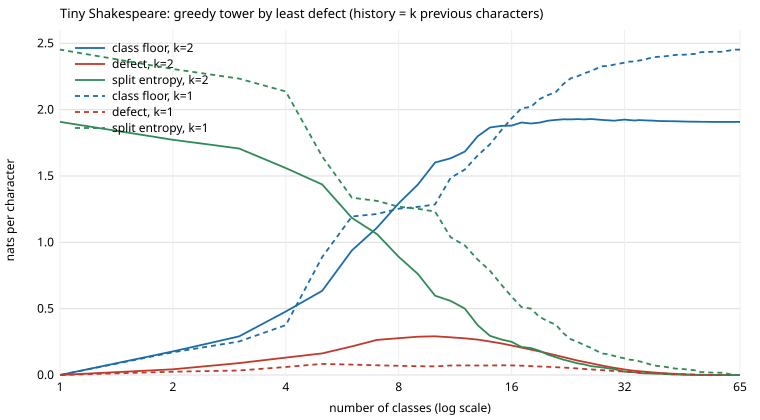

This chart was generated by the following Julia code:
# Part 2 and 3: a tower of coarse-grainings of Tiny Shakespeare's 65 characters, read off from
# counts. Greedy, from 65 classes downwards: merge the two classes whose merger gives the smallest
# defect I(πY ; H | πH) (ties: smallest loss of I(πY ; πH)), H = the k previous characters.
#
#   julia -t2 grow/lumpable/tower.jl [path/to/tinyshakespeare.txt]
#
# Runs: k = 2 (trigram counts) and k = 1 (bigram counts) with the defect criterion, and for
# comparison Brown's criterion (smallest loss of class bigram information I(πY ; πH), k = 1).
# Writes tower_<run>.tsv, levels.tsv, tower.svg; prints the tables. Nats throughout.

include(joinpath(@__DIR__, "common.jl"))
using Printf

const ROOT = dirname(dirname(@__DIR__))
function corpus_path()
    isempty(ARGS) || return ARGS[1]
    for p in (joinpath(ROOT, "artifacts", "data", "tinyshakespeare.txt"),
              joinpath(homedir(), "Projects", "PicoGPT.jl", "artifacts", "data", "tinyshakespeare.txt"))
        isfile(p) && return p
    end
    error("Tiny Shakespeare not found; pass its path (scripts/common.jl downloads it to artifacts/data/)")
end
const text = read(corpus_path(), String)
const abc = sort(unique(text))
const V = length(abc)
const data = let d = Dict(c => a for (a, c) in enumerate(abc)); [d[c] for c in text]; end
const XL = [xlogx(Float64(c)) for c in 0:length(data)]       # table of c log c
@printf("corpus: %d characters, V = %d\n", length(data), V)

"Distinct (history, next) pairs with counts, for histories of the k previous characters."
function ngrams(k)
    cnt = Dict{NTuple{k + 1,Int},Int}()
    for i in k+1:length(data)
        g = ntuple(j -> data[i-k-1+j], k + 1)
        cnt[g] = get(cnt, g, 0) + 1
    end
    gs = sort(collect(keys(cnt)))
    hists = unique([g[1:k] for g in gs]); hnum = Dict(h => i for (i, h) in enumerate(hists))
    (k = k, hists = hists, hid = [hnum[g[1:k]] for g in gs], y = [g[end] for g in gs],
     h = [[g[j] for g in gs] for j in 1:k], c = [cnt[g] for g in gs], N = sum(values(cnt)))
end

# Fast evaluation: three sums of c log c over groupings of the n-grams, with dense scratch arrays.
struct Scratch; a::Vector{Int}; b::Vector{Int}; g::Vector{Int}; u::Vector{Int}; end
Scratch(G) = Scratch(zeros(Int, V^(G.k + 1)), zeros(Int, V^G.k), zeros(Int, length(G.hists) * V), zeros(Int, V))

"(Σ over (πH,πY), Σ over πH, Σ over (H,πY), Σ over πY) of c log c for the class vector cls."
function sums!(s::Scratch, G, cls)
    k = G.k; a = s.a; b = s.b; g = s.g; u = s.u
    @inbounds for i in eachindex(G.c)
        ch = k == 1 ? cls[G.h[1][i]] : (cls[G.h[1][i]] - 1) * V + cls[G.h[2][i]]
        cy = cls[G.y[i]]; c = G.c[i]
        a[(ch-1)*V+cy] += c; b[ch] += c; g[(G.hid[i]-1)*V+cy] += c; u[cy] += c
    end
    A = B = Gs = U = 0.0
    @inbounds for i in eachindex(G.c)
        ch = k == 1 ? cls[G.h[1][i]] : (cls[G.h[1][i]] - 1) * V + cls[G.h[2][i]]
        cy = cls[G.y[i]]
        ia = (ch - 1) * V + cy; ig = (G.hid[i] - 1) * V + cy
        A += XL[a[ia]+1]; a[ia] = 0
        B += XL[b[ch]+1]; b[ch] = 0
        Gs += XL[g[ig]+1]; g[ig] = 0
        U += XL[u[cy]+1]; u[cy] = 0
    end
    (A, B, Gs, U)
end

"Class floor F, defect D, split S, class information I(πY;πH), from the fast sums."
function fastq(s, G, cls, DH, E)
    A, B, Gs, U = sums!(s, G, cls)
    N = G.N
    F = (B - A) / N; Gc = (DH - Gs) / N
    (F = F, D = F - Gc, S = (Gs - E) / N, I = (xlogx(N) - U) / N - F)
end

function tower(G; criterion = :defect)
    DH = sumclogc(G.hid, G.c); E = sum(xlogx, Float64.(G.c))
    scr = [Scratch(G) for _ in 1:Threads.maxthreadid()]
    cls = collect(1:V)
    parts = Dict(V => copy(cls)); q = fastq(scr[1], G, cls, DH, E)
    rows = [(n = V, q..., merged = "")]
    for n in V:-1:2
        ids = sort(unique(cls))
        pairs = [(ids[i], ids[j]) for i in 1:n for j in i+1:n]
        res = Vector{Any}(undef, length(pairs))
        Threads.@threads :static for p in eachindex(pairs)
            pa, pb = pairs[p]          # (own names: `a, b` below would be shared across threads)
            c2 = copy(cls); c2[c2 .== pb] .= pa
            res[p] = fastq(scr[Threads.threadid()], G, c2, DH, E)
        end
        key(r) = criterion == :defect ? (round(r.D, digits = 12), -r.I) : (-r.I, r.D)
        best = argmin(p -> key(res[p]), eachindex(pairs))
        a, b = pairs[best]
        name(x) = escape_string(String(abc[cls .== x]))
        push!(rows, (n = n - 1, res[best]..., merged = name(a) * " + " * name(b)))
        cls[cls .== b] .= a
        parts[n-1] = copy(cls)
    end
    rows, parts
end

show_classes(cls) = join((escape_string(String(abc[cls .== x])) for x in sort(unique(cls), by = x -> -count(==(x), cls))), "  |  ")

"""
Level-relative quantities for a coarse partition c and a finer one f (f refines c):
  F_f = F_c − reldefect + relsplit, with
  reldefect = I(π_c Y ; π_f H | π_c H),  relsplit = H(π_f Y | π_c Y, π_f H),
and the split increment in the fine history, H(π_f Y | π_c Y, H).
"""
function relative(G, c, f)
    hf = [map(a -> f[a], h) for h in G.hists][G.hid]; hc = [map(a -> c[a], h) for h in G.hists][G.hid]
    yc = c[G.y]; yf = f[G.y]
    Fc = condent(yc, hc, G.c); Ff = condent(yf, hf, G.c)
    reldefect = Fc - condent(yc, hf, G.c)
    relsplit = condent(yf, collect(zip(yc, hf)), G.c)
    dS = condent(yf, collect(zip(yc, G.hid)), G.c)
    (Fc = Fc, Ff = Ff, reldefect = reldefect, relsplit = relsplit, dS = dS, err = abs(Ff - (Fc - reldefect + relsplit)))
end

const LEVELS = [32, 16, 8, 4, 2]
results = Dict{String,Any}()
levels_io = open(joinpath(@__DIR__, "levels.tsv"), "w")
println(levels_io, "run\tcoarse\tfine\tfloor_coarse\tfloor_fine\trel_defect\trel_split\tsplit_increment_fine_history\tbits_available_ln_ratio")
for (run, k, crit) in (("defect_k2", 2, :defect), ("defect_k1", 1, :defect), ("brown_k1", 1, :brown))
    G = ngrams(k)
    t = @elapsed ((rows, parts) = tower(G; criterion = crit))
    results[run] = rows
    @printf("\n================ run %s: history = %d previous character(s), criterion %s; %d distinct %d-grams, N = %d (%.1f s)\n",
            run, k, crit, length(G.c), k + 1, G.N, t)
    fine = rows[1].F
    @printf("fine floor H(Y | H) = %.6f nats\n", fine)
    open(joinpath(@__DIR__, "tower_$run.tsv"), "w") do io
        println(io, "classes\tclass_floor\tdefect\tsplit\tclass_information\tmerged")
        for r in rows; @printf(io, "%d\t%.9f\t%.9f\t%.9f\t%.9f\t%s\n", r.n, r.F, r.D, r.S, r.I, r.merged); end
    end
    # check the fast sums against the dictionary implementation, and the chain rule, at every level
    maxfast = maxchain = 0.0
    for r in rows
        qq = quantities(G.hists, G.hid, G.y, G.c, parts[r.n])
        maxfast = max(maxfast, abs(qq.F - r.F), abs(qq.D - r.D), abs(qq.S - r.S))
        maxchain = max(maxchain, abs(qq.fine - (qq.F - qq.D + qq.S)))
    end
    @printf("checks over all %d levels: fast vs dictionary max abs diff %.2e; chain rule F − D + S = fine floor max abs error %.2e\n",
            length(rows), maxfast, maxchain)
    println("\nclasses  class floor  defect     split      (defect / class floor)")
    for r in rows
        r.n in vcat(V, LEVELS, 1) && @printf("  %3d    %.6f     %.6f   %.6f   %.3f\n", r.n, r.F, r.D, r.S, r.F > 0 ? r.D / r.F : 0.0)
    end
    println("\nper level, coarse → fine (F_fine = F_coarse − rel.defect + rel.split; ΔS = split increment given the fine history; ln(fine/coarse) is only a reference scale):")
    println("  coarse → fine   F_coarse   F_fine     rel.defect  rel.split   ΔS         ln ratio   check")
    lv = vcat(1, reverse(LEVELS), V)
    for i in 1:length(lv)-1
        c, f = lv[i], lv[i+1]
        r = relative(G, parts[c], parts[f])
        @printf("  %3d → %3d      %.6f   %.6f   %.6f    %.6f    %.6f   %.4f     %.1e\n", c, f, r.Fc, r.Ff, r.reldefect, r.relsplit, r.dS, log(f / c), r.err)
        @printf(levels_io, "%s\t%d\t%d\t%.9f\t%.9f\t%.9f\t%.9f\t%.9f\t%.6f\n", run, c, f, r.Fc, r.Ff, r.reldefect, r.relsplit, r.dS, log(f / c))
    end
    println("\nthe classes:")
    for n in LEVELS; println("  ", n, ":  ", show_classes(parts[n])); end
end
close(levels_io)

# ── one small plot: the three quantities against the number of classes, for the two defect runs ──
let W = 760, Hh = 420, L = 60, R = 20, Tm = 30, B = 45
    ymax = 2.6
    X(n) = L + (W - L - R) * log2(n) / log2(V); Y(v) = Hh - B - (Hh - B - Tm) * v / ymax
    io = IOBuffer()
    print(io, """<svg xmlns="http://www.w3.org/2000/svg" viewBox="0 0 $W $Hh" font-family="sans-serif" font-size="12">
<rect width="$W" height="$Hh" fill="white"/>\n""")
    for v in 0:0.5:2.5
        print(io, """<line x1="$L" x2="$(W-R)" y1="$(Y(v))" y2="$(Y(v))" stroke="#ddd"/><text x="$(L-6)" y="$(Y(v)+4)" text-anchor="end">$v</text>\n""")
    end
    for n in (1, 2, 4, 8, 16, 32, 65)
        print(io, """<line x1="$(X(n))" x2="$(X(n))" y1="$Tm" y2="$(Hh-B)" stroke="#eee"/><text x="$(X(n))" y="$(Hh-B+16)" text-anchor="middle">$n</text>\n""")
    end
    print(io, """<text x="$((W+L)/2)" y="$(Hh-8)" text-anchor="middle">number of classes (log scale)</text><text x="14" y="$(Hh/2)" transform="rotate(-90 14 $(Hh/2))" text-anchor="middle">nats per character</text>\n""")
    series = [("defect_k2", :F, "#1b6ca8", "", "class floor, k=2"), ("defect_k2", :D, "#c0392b", "", "defect, k=2"), ("defect_k2", :S, "#2e8b57", "", "split entropy, k=2"),
              ("defect_k1", :F, "#1b6ca8", "5 4", "class floor, k=1"), ("defect_k1", :D, "#c0392b", "5 4", "defect, k=1"), ("defect_k1", :S, "#2e8b57", "5 4", "split entropy, k=1")]
    for (j, (run, f, col, dash, label)) in enumerate(series)
        pts = join(("$(round(X(r.n), digits = 1)),$(round(Y(getfield(r, f)), digits = 1))" for r in results[run]), " ")
        print(io, """<polyline points="$pts" fill="none" stroke="$col" stroke-width="1.8" stroke-dasharray="$dash"/>\n""")
        print(io, """<line x1="$(L+15)" x2="$(L+45)" y1="$(Tm+2+16j)" y2="$(Tm+2+16j)" stroke="$col" stroke-width="1.8" stroke-dasharray="$dash"/><text x="$(L+52)" y="$(Tm+6+16j)">$label</text>\n""")
    end
    print(io, """<text x="$L" y="18" font-size="13">Tiny Shakespeare: greedy tower by least defect (history = k previous characters)</text>\n</svg>\n""")
    write(joinpath(@__DIR__, "tower.svg"), take!(io))
end
